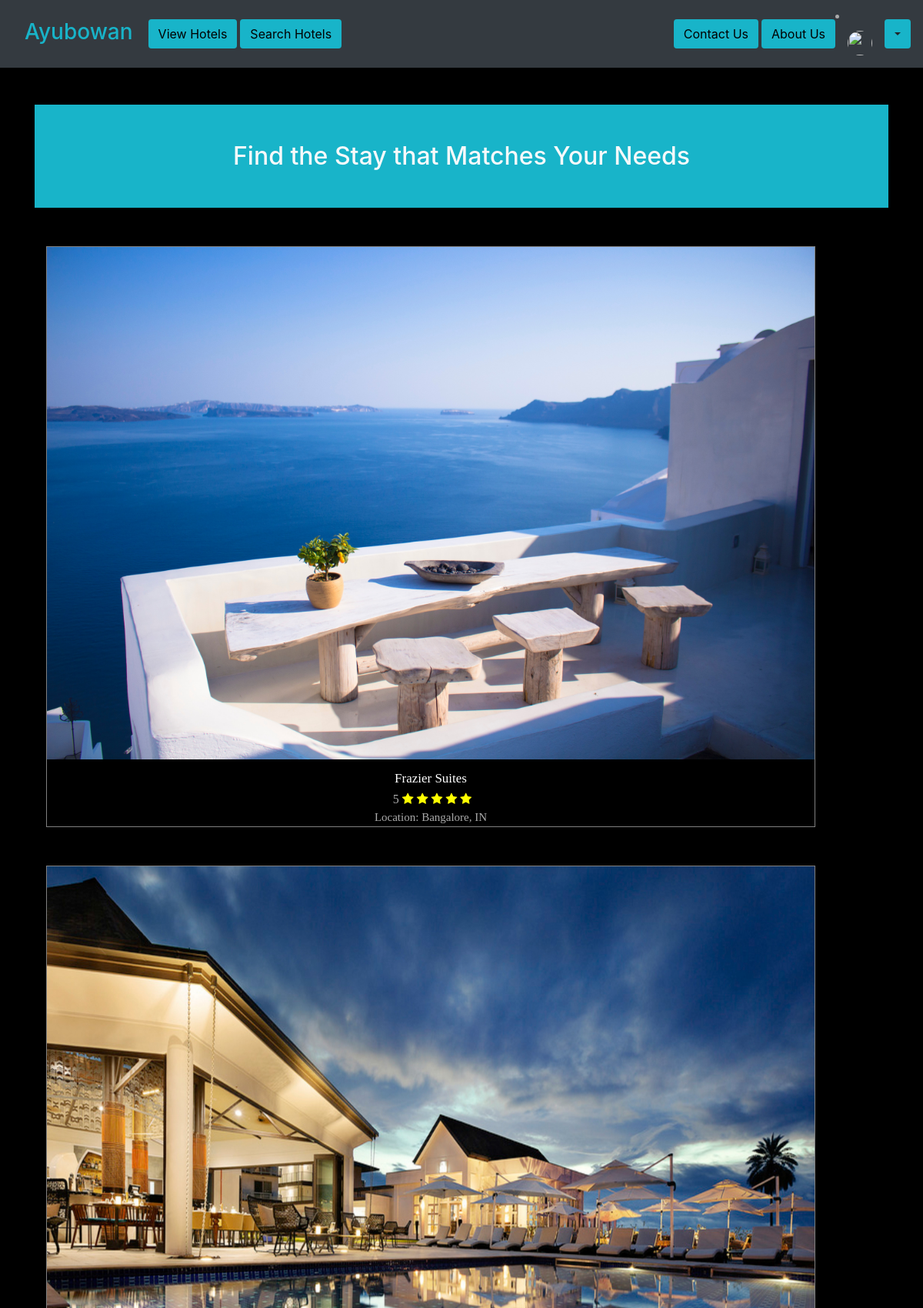
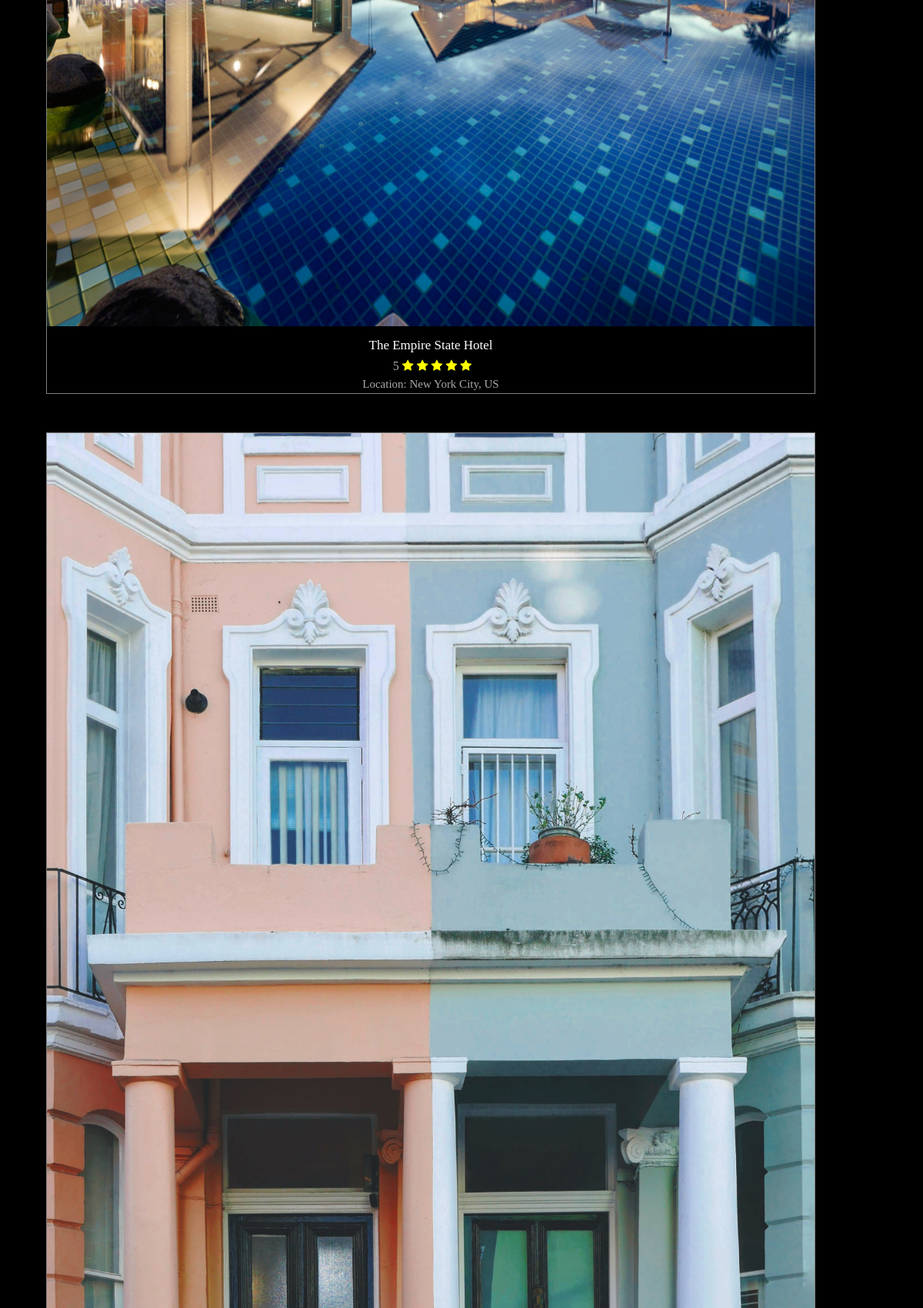
Screenshot of /hotels (signed in, upper part) with the database file from the repository (2 pictures, top to bottom).
### base/models.py (models this page shows, shortened)
class Hotel(models.Model):
    location = models.ForeignKey(Location, on_delete=models.CASCADE, default=True, null=True)
    hotel_name = models.CharField(max_length=100)
    hotel_rating = models.IntegerField(default=1, validators=[
            MaxValueValidator(5),
            MinValueValidator(1)
        ])
    description = models.CharField(max_length=500, blank=False, default="Lorem ipsum dolor sit amet consectetur adipisicing elit.")
    slug = models.SlugField()
    image = models.ImageField(upload_to='images/', default='images/default.jpg')
    def get_abs_url(self):
        return reverse("base:hotel", kwargs={
            'slug': self.slug
        })

class Location(models.Model):
    COUNTRY_CHOICES = countries
    country = models.CharField(
        max_length=30,
        choices=COUNTRY_CHOICES,
        default='IN'
    )
    city = models.CharField(max_length=100)

### base/views.py (the view)
# urls.py: path('hotels', views.hotel_list, name='hotels'),
def hotel_list(request):
    queryset = Hotel.objects.all()
    context = {
        'hotels': queryset
    }
    context['picture'] = request.user.social_auth.get(provider='auth0').extra_data['picture']
    return render(request, "base/hotel_list.html", context)

### base/templates/base/hotel_list.html (shortened to what this page needs)
{% extends "base/base.html" %}
{% block content %}
    <section class="bg-steel text-light p-5 text-center text-sm-start">
        <div class="container">
        <div class="align-items-center">
            <h2 class="mb-3 mb-md-0">Find the Stay that Matches Your Needs</h2>
        </div>
        </div>
    </section>
    <div class="container align-items-center">
        <div class="row align-items-center">
        {% for hotel in hotels %}
          <div class="col-lg-8">
            <div class="product-grid">
              <div class="product-image">
                <a>
                    <img src="{{ hotel.image.url }}" alt="" width="200" height="200">
                </a>
              </div>
              <div class="product-content">
                <h3 class="title">
                  <a class="article-title" href="{{ hotel.get_abs_url}}">{{ hotel.hotel_name }}</a>
                </h3>
                <div class="rating">
                  <span class="ml-1">{{ hotel.hotel_rating }} </span>
                  {% if hotel.hotel_rating == 5 %}
                  <i class="fa fa-star"></i>
                  <i class="fa fa-star"></i>
                  <i class="fa fa-star"></i>
                  <i class="fa fa-star"></i>
                  <i class="fa fa-star"></i>
                  {% elif hotel.hotel_rating == 4 %}
                  <i class="fa fa-star"></i>
                  <i class="fa fa-star"></i>
                  <i class="fa fa-star"></i>
                  <i class="fa fa-star"></i>
                  <i class="fa fa-star-o"></i>
                  {% elif hotel.hotel_rating == 3 %}
                  <i class="fa fa-star"></i>
                  <i class="fa fa-star"></i>
                  <i class="fa fa-star"></i>
                  <i class="fa fa-star-o"></i>
                  <i class="fa fa-star-o"></i>
                  {% elif hotel.hotel_rating == 2 %}
                  <i class="fa fa-star"></i>
                  <i class="fa fa-star"></i>
                  <i class="fa fa-star-o"></i>
                  <i class="fa fa-star-o"></i>
                  <i class="fa fa-star-o"></i>
                  {% elif hotel.hotel_rating == 1 %}
                  <i class="fa fa-star"></i>
                  <i class="fa fa-star-o"></i>
                  <i class="fa fa-star-o"></i>
                  <i class="fa fa-star-o"></i>
                  <i class="fa fa-star-o"></i>
                  {% endif %}
                </div>
                <div class="availability">
                  Location: {{ hotel.location.city }}, {{ hotel.location.country }}
                </div>
              </div>
              <ul class="social">
              </ul>
            </div>
          </div>
        {% endfor %}
        </div>
      </div>
{% endblock content %}

### base/static/base/main.css (style rules this page uses)
body { background: #fafafa00; color: #aaaaaa; background-color: #78c2c9; }
.bg-steel { background-color: #18b4c9; }
.bg-black { background-color: rgb(0, 0, 0); }
.article-title { color: #444444; }

### base/templates/base/hotel_list.html (style rules this page uses)
body { background-size: cover; }
.product-grid { font-family: tahoma; text-align: center; overflow: hidden; position: relative; border: 1px solid grey; margin-top: 50px; width: 1000px; align-self: center; }
.product-grid .product-image { overflow: hidden; position: relative; }
.product-grid .product-image a { display: block; }
.product-grid .product-image img { width: 100%; height: auto; }
.product-grid .social { width: 100%; padding: 30px 0; margin: 0; transform: translateX(-50%) translateY(-50%); position: absolute; left: 50%; top: 50%; z-index: 2; }
.product-grid .title { font-size: 17px; font-weight: 500; margin: 15px 0px 5px 0px; }
.product-grid .availability { font-size: 15px; font-weight: 500; margin: 10px 0 100 0; }
.product-grid .title a { color: #fff; }
.product-grid .rating { top: 30px; bottom: 20px; }
.fa.fa-star { color: yellow; border-color: black; }

### rows the page displays
Hotel: image (picture), hotel_name "Frazier Suites", hotel_rating "5", location.city "Bangalore", location.country "IN"
Hotel: image (placeholder picture), hotel_name "The Empire State Hotel", hotel_rating "5", location.city "New York City", location.country "US"
Hotel: image (picture)
